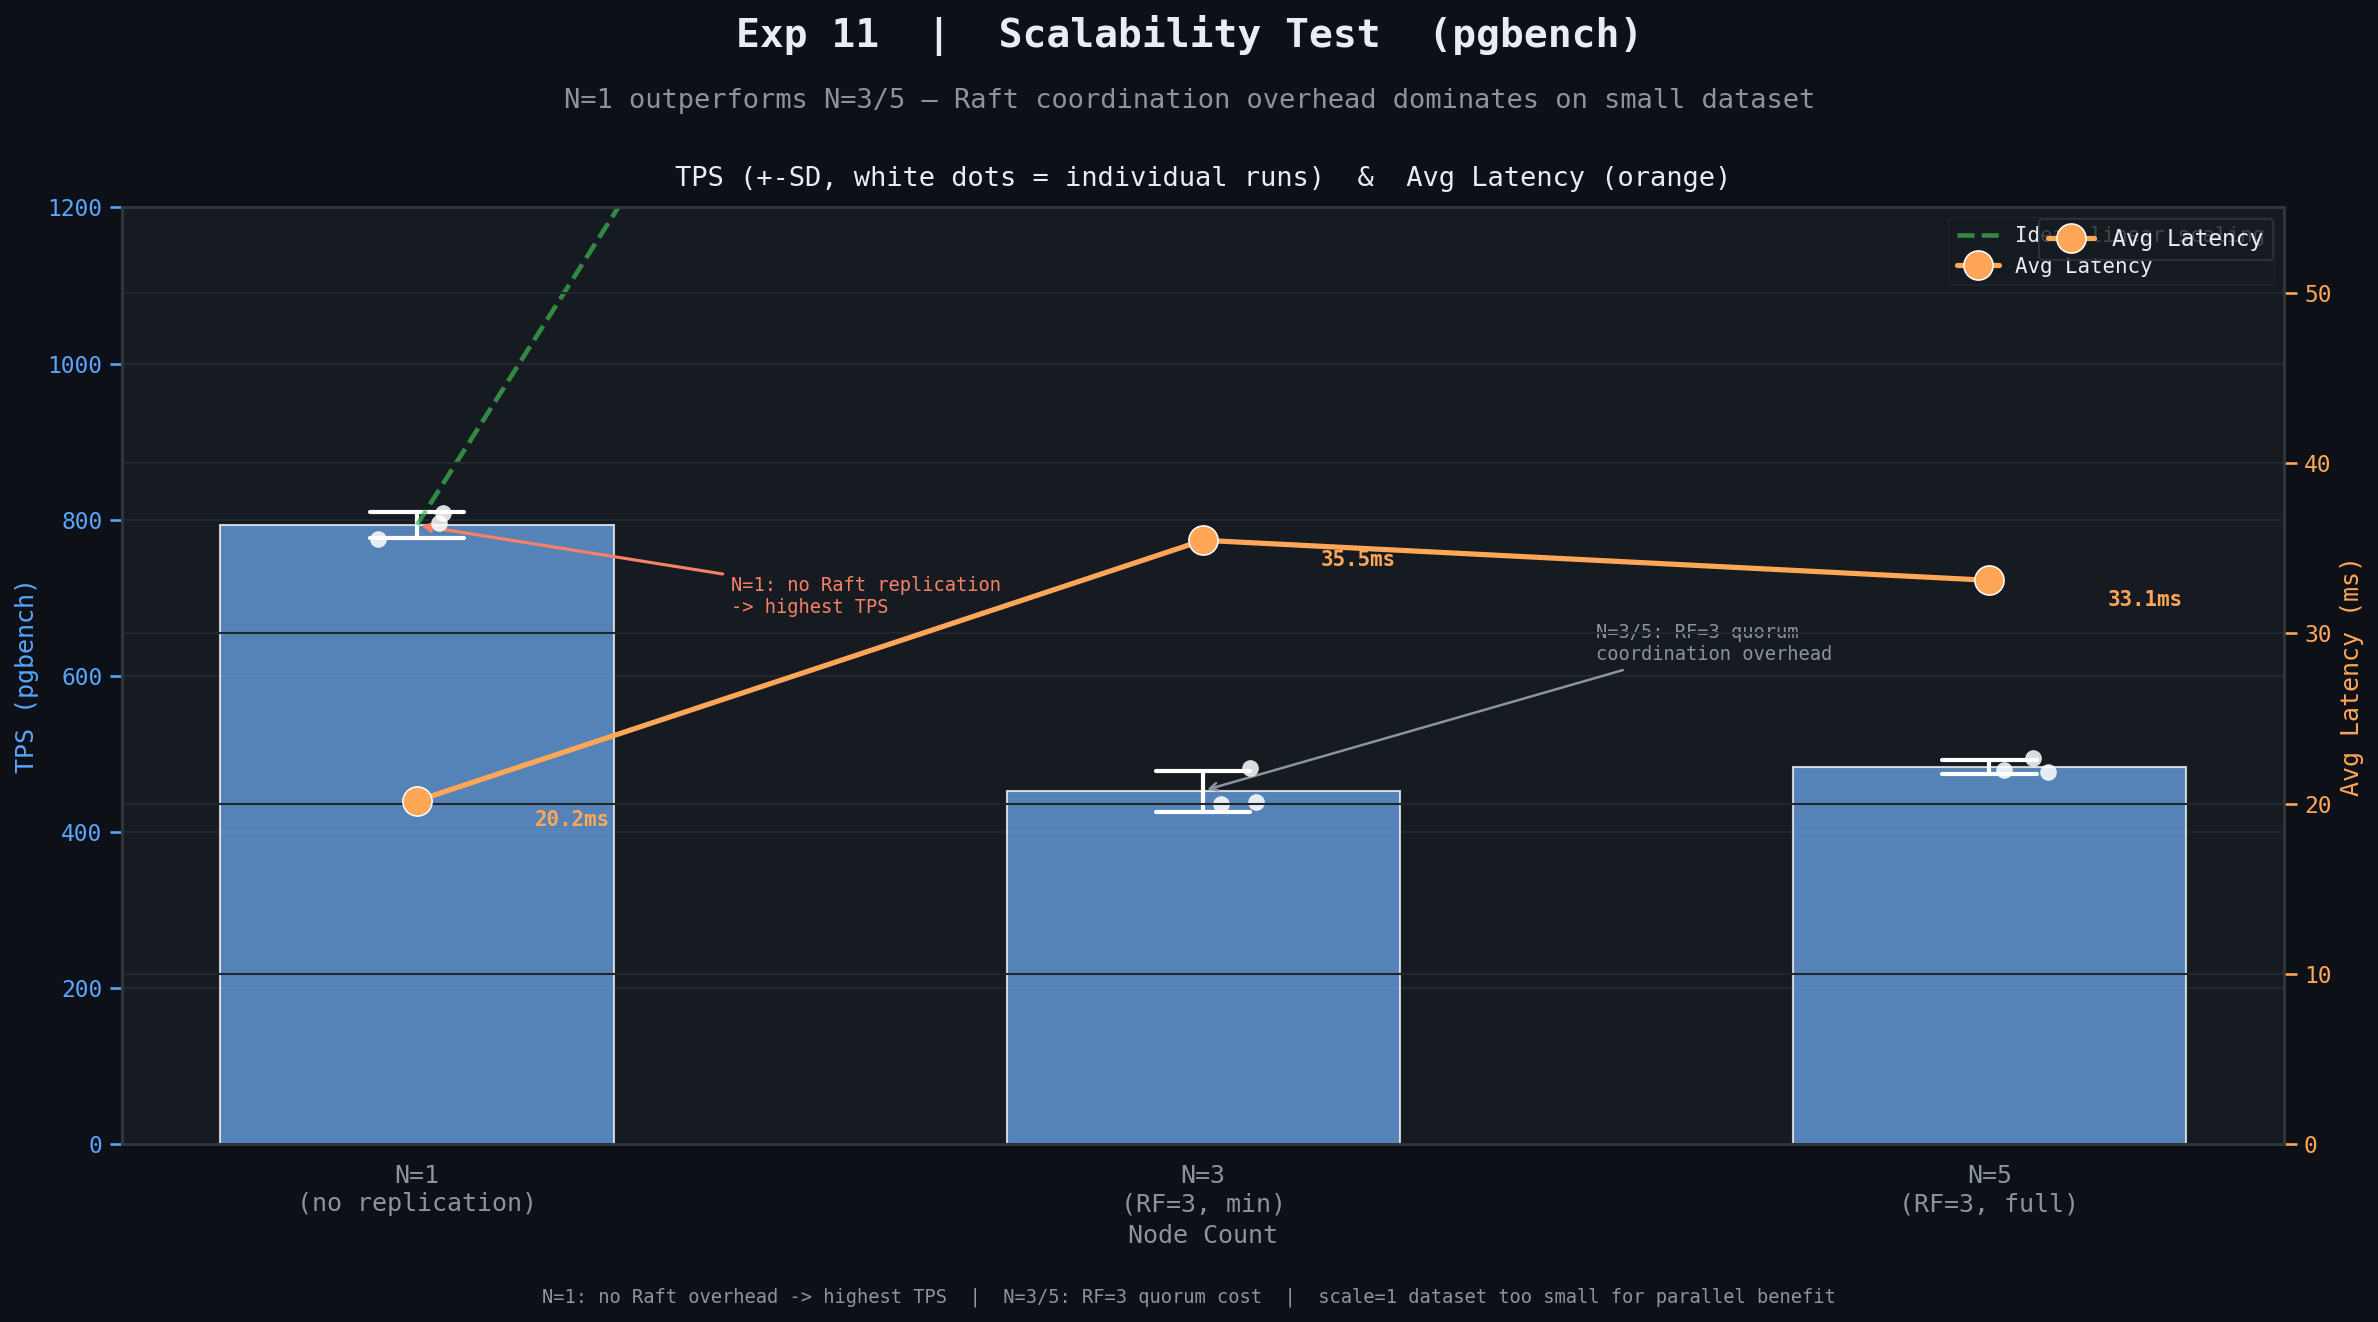

Python code for this plot:
"""Exp 11 — Scalability Test"""
import seaborn as sns
import matplotlib.pyplot as plt
import pandas as pd
import numpy as np

BG, PANEL = '#0d1117', '#161b22'
TEXT, MUTED, BORDER = '#e6edf3', '#8b949e', '#30363d'
BLUE, ORANGE, GREEN, RED = '#58a6ff', '#ffa657', '#3fb950', '#f78166'

RC = {
    'axes.facecolor': PANEL, 'figure.facecolor': BG,
    'axes.edgecolor': BORDER, 'grid.color': '#21262d',
    'text.color': TEXT, 'axes.labelcolor': MUTED,
    'xtick.color': MUTED, 'ytick.color': MUTED,
    'legend.facecolor': PANEL, 'legend.edgecolor': BORDER,
    'legend.labelcolor': TEXT, 'axes.unicode_minus': False,
    'font.family': 'monospace', 'font.size': 11,
}
sns.set_theme(style='darkgrid', rc=RC)

tps_data = {1: [808.655, 775.855, 796.013],
            3: [435.436, 438.957, 482.148],
            5: [494.285, 479.521, 476.374]}
lat_data = {1: [19.786, 20.622, 20.100],
            3: [36.745, 36.450, 33.185],
            5: [32.370, 33.367, 33.587]}

rows = []
for n in [1, 3, 5]:
    for tps, lat in zip(tps_data[n], lat_data[n]):
        rows.append({'Nodes': str(n), 'TPS': tps, 'Latency (ms)': lat})
df = pd.DataFrame(rows)
df_avg = df.groupby('Nodes').agg({'TPS': 'mean', 'Latency (ms)': 'mean'}).reset_index()
avg_n1 = df_avg[df_avg['Nodes'] == '1']['TPS'].values[0]
ideal_y = [avg_n1 * n / 1 for n in [1, 3, 5]]

fig, ax1 = plt.subplots(figsize=(16, 9), facecolor=BG)
ax1.set_facecolor(PANEL)
for sp in ax1.spines.values(): sp.set_edgecolor(BORDER)

fig.text(0.5, 0.96, 'Exp 11  |  Scalability Test  (pgbench)',
         ha='center', fontsize=19, fontweight='bold', color=TEXT)
fig.text(0.5, 0.915, 'N=1 outperforms N=3/5 — Raft coordination overhead dominates on small dataset',
         ha='center', fontsize=13, color=MUTED)

sns.barplot(data=df, x='Nodes', y='TPS', ax=ax1,
            color=BLUE, errorbar='sd', alpha=0.75,
            capsize=0.12, err_kws={'linewidth': 2, 'color': 'white'},
            order=['1', '3', '5'], width=0.5)
sns.stripplot(data=df, x='Nodes', y='TPS', ax=ax1,
              color='white', size=8, alpha=0.85, jitter=0.08, zorder=5,
              order=['1', '3', '5'])
ax1.plot([0, 1, 2], ideal_y, '--', color=GREEN, lw=2.2, alpha=0.7,
         label='Ideal linear scaling', zorder=4)

ax2 = ax1.twinx()
ax2.set_facecolor('none')
for sp in ax2.spines.values(): sp.set_edgecolor(BORDER)
sns.lineplot(data=df_avg, x='Nodes', y='Latency (ms)', ax=ax2,
             color=ORANGE, marker='o', markersize=14, linewidth=2.5,
             zorder=6, label='Avg Latency')
ax2.tick_params(axis='y', colors=ORANGE)
ax2.set_ylabel('Avg Latency (ms)', color=ORANGE, fontsize=12)
ax2.set_ylim(0, 55)
for _, row in df_avg.iterrows():
    xi = ['1', '3', '5'].index(row['Nodes'])
    ax2.text(xi + 0.15, row['Latency (ms)'] - 1.5,
             f"{row['Latency (ms)']:.1f}ms", fontsize=10, color=ORANGE, fontweight='bold')

ax1.annotate('N=1: no Raft replication\n-> highest TPS', xy=(0, 793),
             xytext=(0.4, 680), fontsize=9, color=RED,
             arrowprops=dict(arrowstyle='->', color=RED, lw=1.5))
ax1.annotate('N=3/5: RF=3 quorum\ncoordination overhead', xy=(1, 453),
             xytext=(1.5, 620), fontsize=9, color=MUTED,
             arrowprops=dict(arrowstyle='->', color=MUTED, lw=1.2))

ax1.set_xlabel('Node Count', color=MUTED, fontsize=12)
ax1.set_ylabel('TPS (pgbench)', color=BLUE, fontsize=12)
ax1.tick_params(axis='y', colors=BLUE)
ax1.tick_params(axis='x', colors=MUTED, labelsize=12)
ax1.set_ylim(0, 1200)
ax1.set_xticklabels(['N=1\n(no replication)', 'N=3\n(RF=3, min)', 'N=5\n(RF=3, full)'])
ax1.set_title('TPS (+-SD, white dots = individual runs)  &  Avg Latency (orange)',
              color=TEXT, fontsize=13, pad=10)

h1, l1 = ax1.get_legend_handles_labels()
h2, l2 = ax2.get_legend_handles_labels()
ax1.legend(h1 + h2, l1 + l2, fontsize=10, framealpha=0.25,
           facecolor=PANEL, edgecolor=BORDER, loc='upper right')

fig.text(0.5, 0.03,
    'N=1: no Raft overhead -> highest TPS  |  N=3/5: RF=3 quorum cost  |  scale=1 dataset too small for parallel benefit',
    ha='center', fontsize=9, color=MUTED)

plt.tight_layout(rect=[0, 0.05, 1, 0.89])
plt.savefig('phase11_scalability.png', dpi=150, bbox_inches='tight', facecolor=BG)
plt.show()
print("Saved: phase11_scalability.png")
